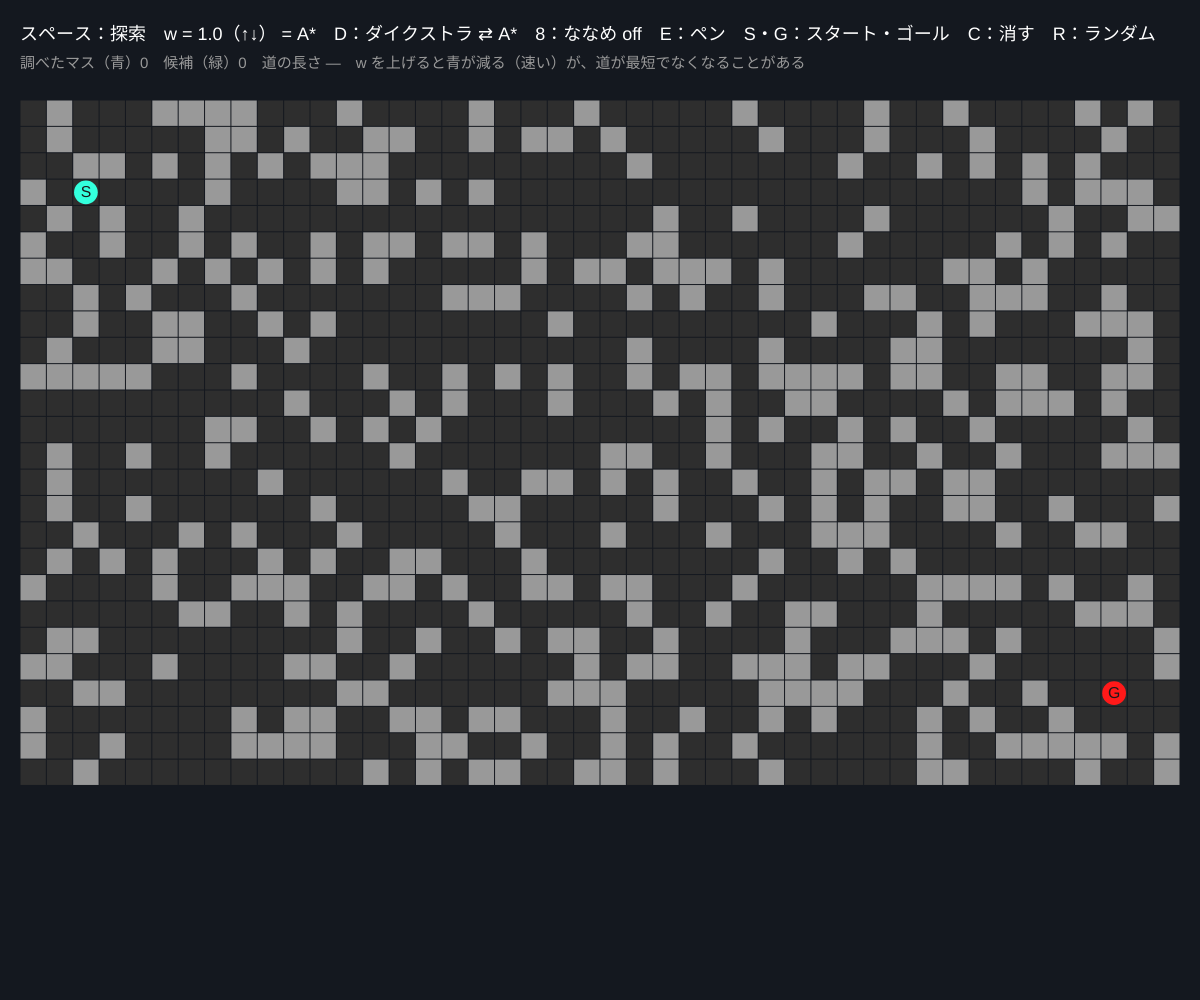
Frame 1 (no input)
Frame 60 (no input): identical to frame 1, image omitted
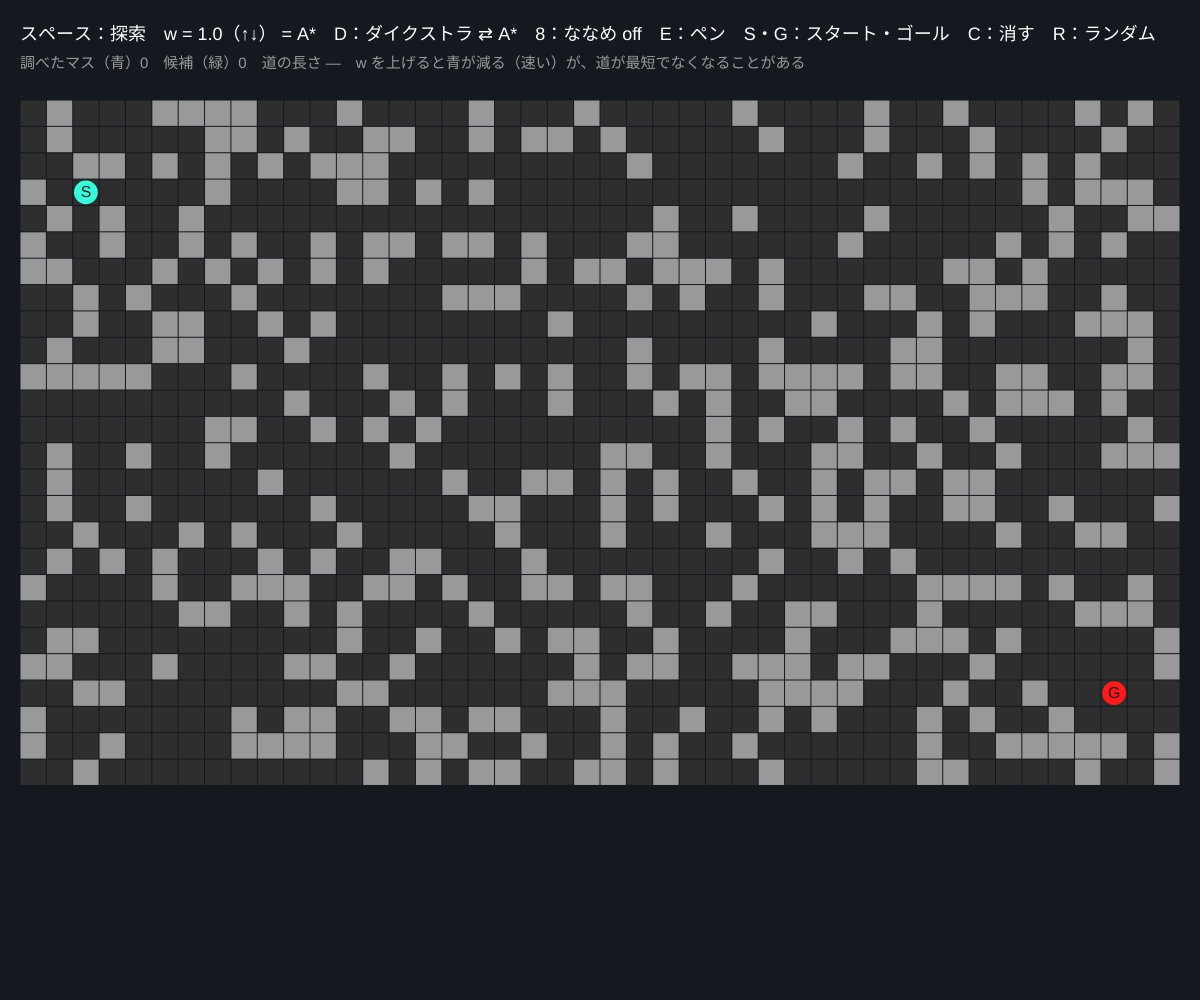
Frame 120 (the mouse pressed at the canvas centre since frame 60)

The p5.js sketch that drew these frames (run headless with seeded random() and noise() and a simulated clock; from frame 60 on, the mouse is pressed at the canvas centre):

// p5.js sketch
// ── sketch.js
// ============================================
// 07 グリッド上の A* 経路計画
// 地図をマス目にして「スタートからゴールまでの最短の道」をグラフ探索で見つける
//   f = g（ここまでの実コスト）+ w × h（ゴールまでの見込み距離）。w = 0 ならダイクストラ、w = 1 で A*、w > 1 は速いが最短とは限らない
// ドラッグ = 壁を描く / E = 消しゴム / S・G = マウスの位置にスタート・ゴール / スペース = 探索 / ↑↓ = w / D = ダイクストラと切りかえ / C = 全部消す / R = ランダムな壁
// ============================================

let cols = 44, rows = 26, cell;
let wall = [];
let startIdx, goalIdx;
let openSet = [], closedSet = [];
let state = [];            // 0 = 未訪問, 1 = 候補（open）, 2 = 調べた（closed）, 3 = 道
let gScore = [], fScore = [], cameFrom = [];
let path = [];
let searching = false, done = false;
let w = 1.0;               // ★ ヒューリスティックの重み（0 = ダイクストラ）
let erase = false;
let diag = false;          // ★ ななめ移動を許すか
let expanded = 0;

function setup() {
  createCanvas(windowWidth, windowHeight);
  colorMode(HSB, 360, 100, 100, 100);
  cell = min((width - 40) / cols, (height - 120) / rows);
  wall = new Array(cols * rows).fill(false);
  state = new Array(cols * rows).fill(0);
  startIdx = 2 + 3 * cols;
  goalIdx = (cols - 3) + (rows - 4) * cols;
  randomWalls();
}

function randomWalls() {
  for (let i = 0; i < wall.length; i++) wall[i] = random() < 0.3;
  wall[startIdx] = false; wall[goalIdx] = false;
  resetSearch();
}
function resetSearch() { openSet = []; closedSet = []; path = []; searching = false; done = false; expanded = 0; state = new Array(cols * rows).fill(0); }

// ★ 見込み距離（ヒューリスティック）：ななめなしならマンハッタン、ありならオクタイル距離
function heuristic(i) {
  let dx = abs(i % cols - goalIdx % cols), dy = abs(floor(i / cols) - floor(goalIdx / cols));
  return diag ? max(dx, dy) + (sqrt(2) - 1) * min(dx, dy) : dx + dy;
}

function startSearch() {
  resetSearch();
  gScore = new Array(cols * rows).fill(Infinity);
  fScore = new Array(cols * rows).fill(Infinity);
  cameFrom = new Array(cols * rows).fill(-1);
  gScore[startIdx] = 0; fScore[startIdx] = w * heuristic(startIdx);
  openSet = [startIdx]; state[startIdx] = 1;
  searching = true;
}

// ★ A* の 1 ステップ：f が最小の候補を取り出して、隣を調べる
function stepAStar() {
  if (!openSet.length) { searching = false; done = true; return; }
  let bi = 0;
  for (let k = 1; k < openSet.length; k++) if (fScore[openSet[k]] < fScore[openSet[bi]]) bi = k;
  let cur = openSet.splice(bi, 1)[0];
  closedSet.push(cur); state[cur] = 2;
  expanded++;
  if (cur === goalIdx) {
    for (let v = cur; v >= 0; v = cameFrom[v]) { path.unshift(v); state[v] = 3; }
    searching = false; done = true;
    return;
  }
  let x = cur % cols, y = floor(cur / cols);
  let moves = [[1, 0, 1], [-1, 0, 1], [0, 1, 1], [0, -1, 1]];
  if (diag) moves = moves.concat([[1, 1, sqrt(2)], [1, -1, sqrt(2)], [-1, 1, sqrt(2)], [-1, -1, sqrt(2)]]);
  for (let [dx, dy, c] of moves) {
    let nx = x + dx, ny = y + dy;
    if (nx < 0 || ny < 0 || nx >= cols || ny >= rows) continue;
    let nb = nx + ny * cols;
    if (wall[nb] || state[nb] === 2) continue;
    if (dx !== 0 && dy !== 0 && (wall[x + dx + y * cols] || wall[x + (y + dy) * cols])) continue;  // 角をすり抜けない
    let g = gScore[cur] + c;
    if (g < gScore[nb]) {
      gScore[nb] = g; fScore[nb] = g + w * heuristic(nb); cameFrom[nb] = cur;
      if (state[nb] !== 1) { openSet.push(nb); state[nb] = 1; }
    }
  }
}

function cellAt(mx, my) {
  let cx = floor((mx - 20) / cell), cy = floor((my - 100) / cell);
  if (cx < 0 || cy < 0 || cx >= cols || cy >= rows) return -1;
  return cx + cy * cols;
}

function draw() {
  background(215, 35, 12);
  if (searching) for (let k = 0; k < 4; k++) stepAStar();   // ★ 1 フレームに進める回数

  let ox = 20, oy = 100;
  noStroke();
  for (let i = 0; i < cols * rows; i++) {
    let x = ox + (i % cols) * cell, y = oy + floor(i / cols) * cell;
    if (wall[i]) fill(0, 0, 60);
    else if (state[i] === 3) fill(45, 90, 100);
    else if (state[i] === 2) fill(200, 60, 55);
    else if (state[i] === 1) fill(120, 70, 80);
    else fill(0, 0, 18);
    rect(x + 0.5, y + 0.5, cell - 1, cell - 1);
  }
  let sx = ox + (startIdx % cols) * cell + cell / 2, sy = oy + floor(startIdx / cols) * cell + cell / 2;
  let gx = ox + (goalIdx % cols) * cell + cell / 2, gy = oy + floor(goalIdx / cols) * cell + cell / 2;
  fill(170, 80, 100); circle(sx, sy, cell * 0.9);
  fill(0, 90, 100); circle(gx, gy, cell * 0.9);
  fill(0, 0, 10); textSize(cell * 0.6); textAlign(CENTER, CENTER);
  text('S', sx, sy); text('G', gx, gy);
  textAlign(LEFT, BASELINE);

  let len = path.length ? nf(gScore[goalIdx], 1, 1) : '—';
  fill(0, 0, 100);
  textSize(18);
  text('スペース：探索　w = ' + nf(w, 1, 1) + '（↑↓）' + (w === 0 ? ' = ダイクストラ' : w === 1 ? ' = A*' : ' = 重みつき A*') + '　D：ダイクストラ ⇄ A*　8：ななめ ' + (diag ? 'ON' : 'off') + '　E：' + (erase ? '消しゴム' : 'ペン') + '　S・G：スタート・ゴール　C：消す　R：ランダム', 20, 40);
  fill(0, 0, 60);
  textSize(15);
  text('調べたマス（青）' + expanded + '　候補（緑）' + openSet.length + '　道の長さ ' + len + (done && !path.length ? '　✗ 道がない' : '') + '　w を上げると青が減る（速い）が、道が最短でなくなることがある', 20, 68);
}

function mouseDragged() { paint(); }
function mousePressed() { paint(); }
function paint() {
  let i = cellAt(mouseX, mouseY);
  if (i < 0 || i === startIdx || i === goalIdx) return;
  wall[i] = !erase;
  if (done || searching) resetSearch();
}

function keyPressed() {
  if (key === ' ') startSearch();
  if (key === 'e' || key === 'E') erase = !erase;
  if (key === 'c' || key === 'C') { wall.fill(false); resetSearch(); }
  if (key === 'r' || key === 'R') randomWalls();
  if (key === 'd' || key === 'D') { w = w === 0 ? 1 : 0; if (done) startSearch(); }
  if (key === '8') { diag = !diag; resetSearch(); }
  if (key === UP_ARROW) { w = min(5, w + 0.5); if (done) startSearch(); }
  if (key === DOWN_ARROW) { w = max(0, w - 0.5); if (done) startSearch(); }
  if (key === 's' || key === 'S') { let i = cellAt(mouseX, mouseY); if (i >= 0 && !wall[i]) { startIdx = i; resetSearch(); } }
  if (key === 'g' || key === 'G') { let i = cellAt(mouseX, mouseY); if (i >= 0 && !wall[i]) { goalIdx = i; resetSearch(); } }
}

// ---------- やってみよう ----------
// 1. 同じ地図で w = 0（ダイクストラ）と w = 1（A*）の「調べたマス」の数を比べよう。道の長さは同じ？
// 2. w = 3 にすると道の長さが変わることがある。そうなる地図を描いてみよう
// 3. ゴールを囲む壁を描いて「道がない」を出す。A* はいつあきらめる？
// 4. ななめ移動 ON で道がどう変わるか。斜めのコストを 1 にする（ずる）とどうなる？
